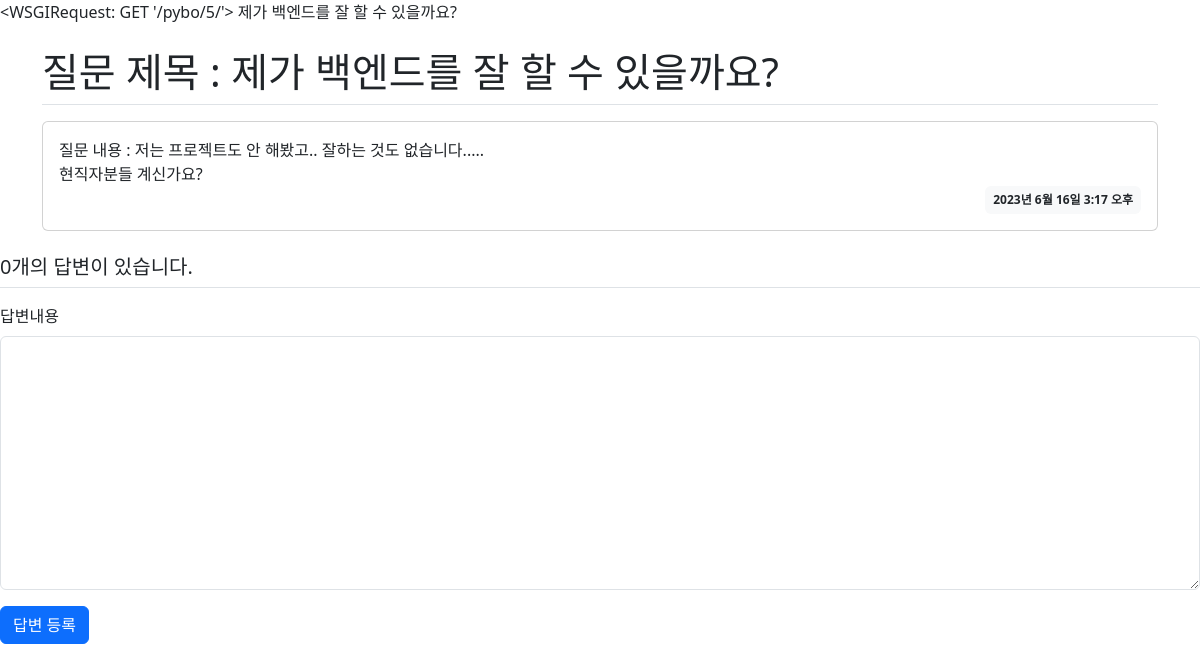
The app's page /pybo/5/ with its own data.
### pybo/models.py (models this page shows)
class Question(models.Model): # 테이블 이름 = 클래스명
    subject = models.CharField(max_length=200)
    content = models.TextField() # Char와 Text의 차이 = max_length로 글자제한 vs 무한 가능
    create_date = models.DateTimeField()
    def __str__(self):
        return self.subject # shell에서 Question.objects.all()하면 subject 로 표현해줌.

### pybo/views.py (the view)
# urls.py: path("<int:q_id>/", views.detail, name ='detail'), # pybo/1 로 가도록 q_id라는 내 URL 변수를 만든 것이다.
def detail(req, q_id): # 아까 urls.py에서 만든 <int:q_id> 를 detail 이 알아야한다.
    q = get_object_or_404(Question, pk=q_id)
    context = {'question' : q, 'request': req } # dictionary로 프론트단에 넘겨줄 데이터 포장
    return render(req, 'pybo/question_detail.html', context) # 요청, 템플릿을 누가받을건지, 넘겨줄내용

### templates/pybo/question_detail.html (shortened to what this page needs)
{% extends "pybo/base.html" %}
{% block my_content %}
<head>
</head>
<body>
    {{ request }} {{ question }}
    <div class="container my-3">
        <h1 class="border-bottom py-2"> 질문 제목 : {{ question.subject }}</h1>
        <div class="card my-3">
            <div class="card-body">
                <div class="card-text" style="white-space: pre-line;">질문 내용 : {{ question.content }}
                </div>
                <div class="d-flex justify-content-end">
                    <div class="badge bg-light text-dark p-2">
                        {{ question.create_date }}
                    </div>
                </div>
            </div>
        </div>
    </div>
    <h5 class="border-bottom my-3 py-2">{{ question.answer_set.count }}개의 답변이 있습니다.</h5>
    <form action="{% url 'pybo:answer_create' question.id %}" method="post" class="my-3">
        <div class="mb-3">
            <label for="content" class="form-label">답변내용</label>
            <textarea name="content" id="content" class="form-control" rows="10"></textarea>
        </div>
        <input type="submit" value="답변 등록" class="btn btn-primary">
    </form>
</body>
{% endblock %}

### records on screen
Question: subject "제가 백엔드를 잘 할 수 있을까요?", content "저는 프로젝트도 안 해봤고.. 잘하는 것도 없습니다..... 현직자분들 계신가요?", create_date "2023년 6월 16일 3:17 오후", answer_set.count "0"

### other values on screen
{{ request }} "<WSGIRequest: GET '/pybo/5/'>"
